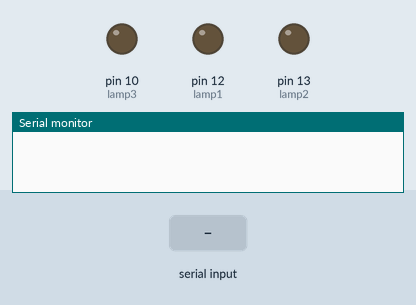
The sketch below on a simulated Arduino Uno, built with avr-gcc and run on an emulated ATmega328P. Shown: output pins drawn as LEDs (lit = HIGH), the last lines printed to the serial monitor. Dashed ring = blinking. The inputs (shaded band) are chosen by the test bench.

Above: at 1.2 s.
1.3 s: "a" received over Serial
At 1.95 s:
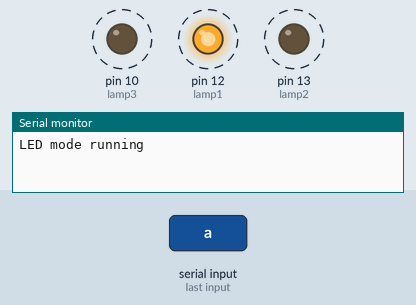
4.3 s: "b" received over Serial
At 5.2 s:
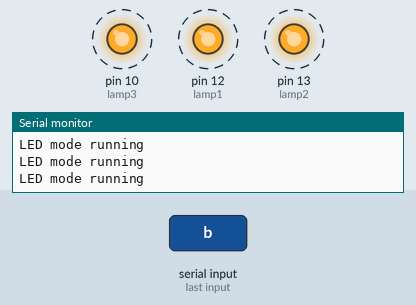
7.3 s: "c" received over Serial
10.3 s: "a" received over Serial
At 10.5 s:
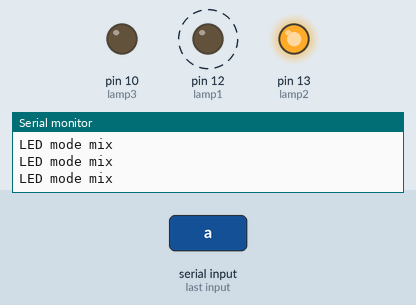
Timing chart, 0 to 14.3 s (numbered marks = the images above; inputs shaded):
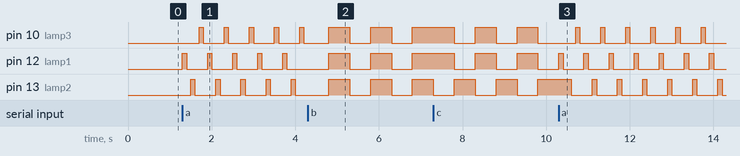

The sketch:

keyboard_communication_led.ino
```cpp
int lamp1 = 12,lamp2 = 13,lamp3 = 10,databaca;

void setup() {
Serial.begin(9600);
pinMode(lamp1, OUTPUT);
pinMode(lamp2, OUTPUT);
pinMode(lamp3, OUTPUT);
}

void loop()
{
if (Serial.available())
{
int bacadata = Serial.read();
if (bacadata =='a') {databaca=1;}
if (bacadata =='b') {databaca=2;}
if (bacadata =='c') {databaca=3;}
if (bacadata =='d') {databaca=4;}


if(databaca==1)
runn:
{
digitalWrite(lamp1, HIGH);
delay(100);
digitalWrite(lamp1, LOW);
delay(100);
digitalWrite(lamp2, HIGH);
delay(100);
digitalWrite(lamp2, LOW);
delay(100);
digitalWrite(lamp3, HIGH);
delay(100);
digitalWrite(lamp3, LOW);
delay(100);
Serial.println("LED mode running");
loop();
goto runn;
}

if(databaca==2)
flipflop:
{
digitalWrite(lamp1, LOW);
digitalWrite(lamp2, LOW);
digitalWrite(lamp3, LOW);
delay(500);
digitalWrite(lamp1, HIGH);
digitalWrite(lamp2, HIGH);
digitalWrite(lamp3, HIGH);
delay(500);
Serial.println("LED mode flip flop");
loop();
goto flipflop;
}

if(databaca==3)
mix:
{
digitalWrite(lamp1, HIGH);
digitalWrite(lamp2, LOW);
digitalWrite(lamp3, HIGH);
delay(500);
digitalWrite(lamp1, LOW);
digitalWrite(lamp2, HIGH);
digitalWrite(lamp3, LOW);
delay(500);
Serial.println("LED mode mix");
loop();
goto mix;
}

if(databaca==4)
modeoff:
{
digitalWrite(lamp1,LOW);
digitalWrite(lamp2,LOW);
digitalWrite(lamp3,LOW);
delay(1000);
Serial.println("LED mode off");
loop();
goto modeoff; }
}
}
```

Measured:
- after the input at 1.3 s, pin 10 (lamp3): alternates HIGH for 0.10 s and LOW for 0.50 s, starting after 0.40 s; pin 12 (lamp1): alternates HIGH for 0.10 s and LOW for 0.50 s, starting at once; pin 13 (lamp2): alternates HIGH for 0.10 s and LOW for 0.50 s, starting after 0.20 s
- after the input at 4.3 s, pin 10 (lamp3), pin 12 (lamp1), pin 13 (lamp2): alternates HIGH for 0.50 s and LOW for 0.50 s, starting after 0.50 s
- after the input at 10.3 s, pin 10 (lamp3): alternates HIGH for 0.10 s and LOW for 0.50 s, starting after 0.40 s; pin 12 (lamp1): alternates HIGH for 0.10 s and LOW for 0.50 s, starting after 0.10 s; pin 13 (lamp2): alternates HIGH for 0.10 s and LOW for 0.50 s, starting after 0.30 s
